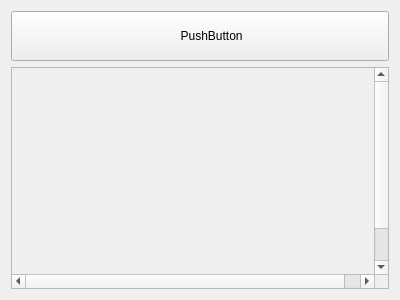
<?xml version="1.0" encoding="UTF-8"?>
<ui version="4.0">
 <class>MyGridWidget</class>
 <widget class="QWidget" name="MyGridWidget">
  <property name="geometry">
   <rect>
    <x>0</x>
    <y>0</y>
    <width>400</width>
    <height>300</height>
   </rect>
  </property>
  <property name="windowTitle">
   <string>
				Form
			</string>
  </property>
  <layout class="QGridLayout" name="gridLayout_2">
   <item row="0" column="0">
    <widget class="QPushButton" name="pushButton">
     <property name="text">
      <string>
							PushButton
						</string>
     </property>
    </widget>
   </item>
   <item row="1" column="0">
    <widget class="QScrollArea" name="scrollArea">
     <property name="widgetResizable">
      <bool>false</bool>
     </property>
     <widget class="QWidget" name="scrollAreaWidgetContents">
      <property name="geometry">
       <rect>
        <x>0</x>
        <y>0</y>
        <width>380</width>
        <height>250</height>
       </rect>
      </property>
      <layout class="QGridLayout" name="gridLayout"/>
     </widget>
    </widget>
   </item>
  </layout>
 </widget>
 <resources/>
 <connections/>
</ui>
